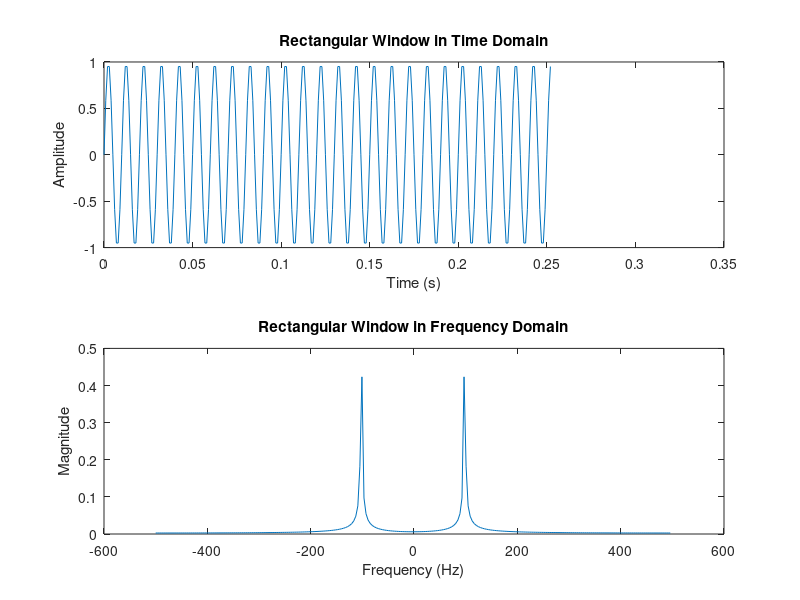
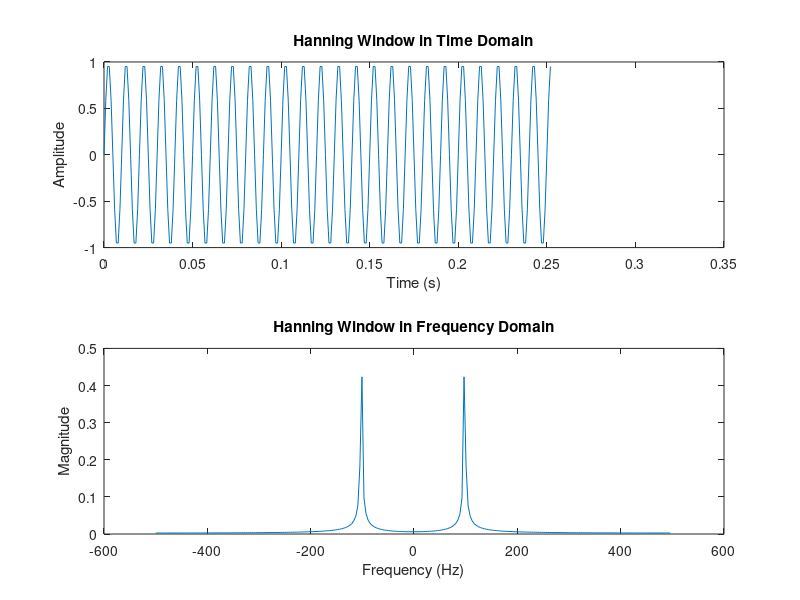

These charts were generated, in order, by the following MATLAB code:
clc
clear
close all

% Define window length and sampling frequency
N = 256;
n = 253;
Fs = 1000;
Fc = 100;
t = (0:(N-1))/Fs;
f = (-n/2:n/2-1)*Fs/n;

x = sin(2*pi*Fc*t);

% Create rectangular window and plot its time and frequency domains
rect_window = rectwin(n)';
xR = rect_window.*x(1:n);
rect_fft = fftshift(abs(fft(xR))/N);
figure
subplot(2,1,1)
plot(t(1:n), xR)
title('Rectangular Window in Time Domain')
xlabel('Time (s)')
ylabel('Amplitude')
subplot(2,1,2)
plot(f, rect_fft)
title('Rectangular Window in Frequency Domain')
xlabel('Frequency (Hz)')
ylabel('Magnitude')

% Create Hanning window and plot its time and frequency domains
hann_window = hann(n)';
xH = rect_window.*x(1:n);
hann_fft = fftshift(abs(fft(xH))/N);
figure
subplot(2,1,1)
plot(t(1:n), xH)
title('Hanning Window in Time Domain')
xlabel('Time (s)')
ylabel('Amplitude')
subplot(2,1,2)
plot(f, hann_fft)
title('Hanning Window in Frequency Domain')
xlabel('Frequency (Hz)')
ylabel('Magnitude')
